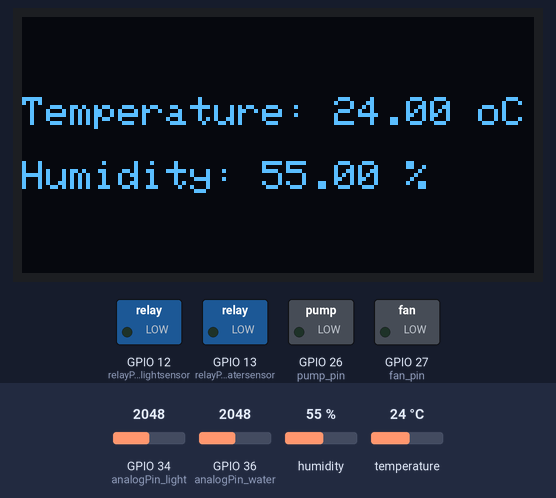
Bench run of a sketch on a simulated ESP32. Shown: 128×64 one-colour display, switched loads named in the sketch (green lamp = pin HIGH). The inputs (shaded band) are chosen by the test bench; at power-on: temperature 24 °C, GPIO 36 (analogPin_water) = 2048, GPIO 34 (analogPin_light) = 2048, humidity 55 %. The display library's start-up logo is not drawn; what the sketch prints to the serial monitor is not drawn.

Above: at 3.2 s.
3.3 s: temperature set to 32.7 °C
At 7.9 s:
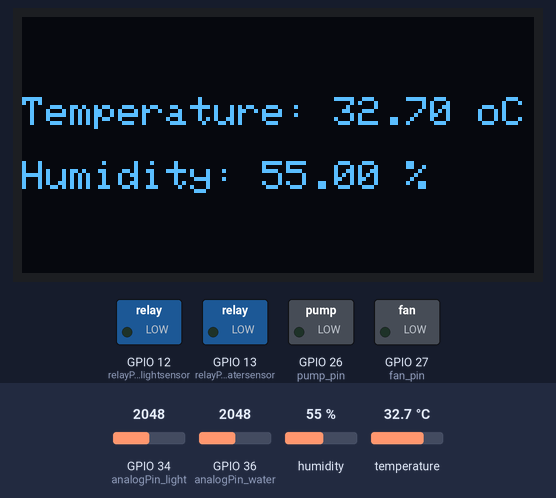
8.9 s: temperature set to 33.7 °C
At 13.0 s:
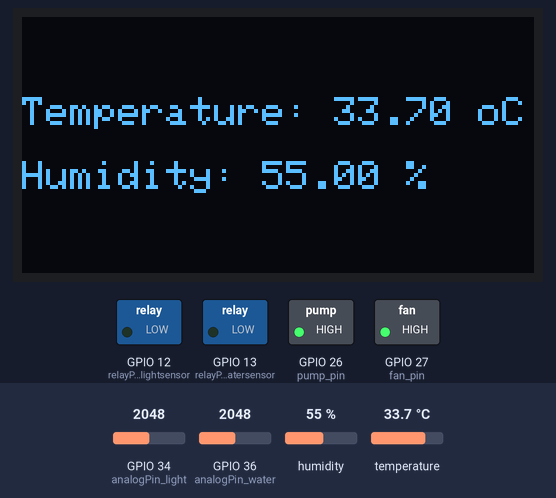
14.5 s: GPIO 36 (analogPin_water) set to 636
23.2 s: GPIO 36 (analogPin_water) set to 568
At 32.8 s:
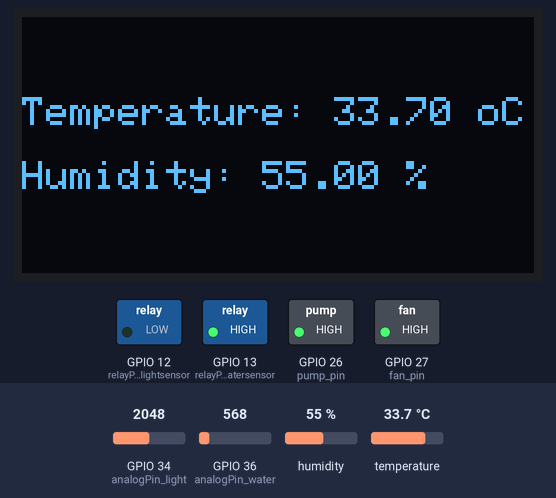
33.5 s: GPIO 34 (analogPin_light) set to 2784
43.2 s: GPIO 34 (analogPin_light) set to 2908
At 52.6 s:
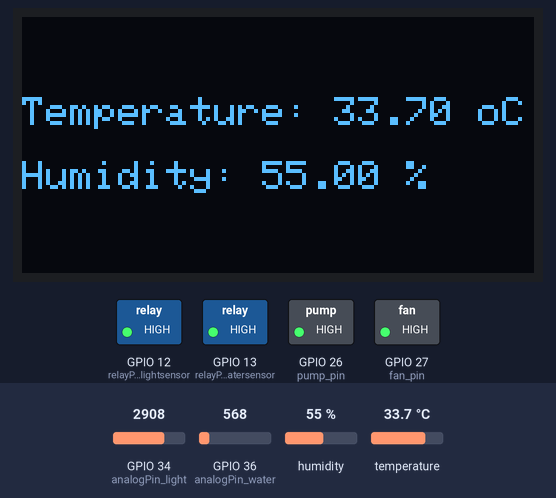
Timing chart, 0 to 54.1 s (numbered marks = the images above; inputs shaded):
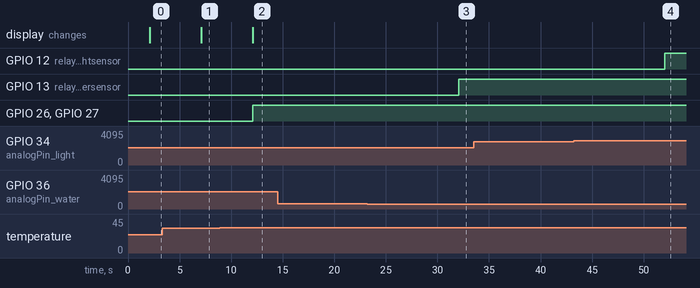

Measured:
- the behaviour switches between 33 and 33.1 °C on temperature (found by bisection; images 1 and 2)
- the behaviour switches between 600 and 599 on GPIO 36 (analogPin_water) (found by bisection; images 2 and 3)
- the behaviour switches between 2839 and 2840 on GPIO 34 (analogPin_light) (found by bisection; images 3 and 4)
- after the input at 3.3 s, the display: changes after 3.8 s (image 1)
- after the input at 8.9 s, GPIO 26 (pump_pin), GPIO 27 (fan_pin): LOW → HIGH after 3.2 s; the display: changes after 3.2 s (image 2)
- after the input at 14.5 s, every drawn part: stays the same
- after the input at 23.2 s, GPIO 13 (relayPin_watersensor): LOW → HIGH after 8.9 s
- after the input at 33.5 s, every drawn part: stays the same
- after the input at 43.2 s, GPIO 12 (relayPin_lightsensor): LOW → HIGH after 8.9 s

The sketch:

codefinal.ino
```cpp
#include <DHT.h>
#include <Wire.h>
#include <Adafruit_GFX.h>
#include <Adafruit_SSD1306.h>
//#include <semphr.h> // Include FreeRTOS semaphore library

#define analogPin_water A0
#define analogPin_light 34
const int relayPin_watersensor = 13;
const int relayPin_lightsensor = 12;
#define SCREEN_WIDTH 128
#define SCREEN_HEIGHT 64
#define OLED_RESET -1
#define SCREEN_ADDRESS 0x3C
#define dht_pin 25      // Chân kết nối của cảm biến DHT22
#define dht_type DHT22  // Loại cảm biến DHT22
#define pump_pin 26
#define fan_pin 27

DHT dht(dht_pin, dht_type);
Adafruit_SSD1306 display(SCREEN_WIDTH, SCREEN_HEIGHT, &Wire, OLED_RESET);

struct DHTData {
  float temperature;
  float humidity;
};

QueueHandle_t queueSensor;
QueueHandle_t dhtQueue;
SemaphoreHandle_t waterSemaphore; // Declare semaphore handle
SemaphoreHandle_t dhtMutex; // Declare mutex handle

void watersensorTask(void *pvParameters);
void lightsensorTask(void *pvParameters);
void readDHTTask(void *pvParameters);
void displayDHTTask(void *pvParameters);

void setup() {
  Serial.begin(115200);
  pinMode(relayPin_watersensor, OUTPUT);
  pinMode(relayPin_lightsensor, OUTPUT);
  // Khởi tạo cảm biến DHT22
  dht.begin();
  pinMode(pump_pin, OUTPUT);
  pinMode(fan_pin, OUTPUT);

  if (!display.begin(SSD1306_SWITCHCAPVCC, SCREEN_ADDRESS)) {
    Serial.println(F("SSD1306 allocation failed"));
    for (;;);
  }

  display.display();
  delay(2000);
  display.clearDisplay();

  queueSensor = xQueueCreate(120, sizeof(int)); // Correct type size
  dhtQueue = xQueueCreate(100, sizeof(DHTData)); // Instantiate dhtQueue
  waterSemaphore = xSemaphoreCreateBinary(); // Create semaphore
  dhtMutex = xSemaphoreCreateMutex(); // Create mutex
  xSemaphoreGive(waterSemaphore); // Initialize semaphore to be available

  if (queueSensor != NULL && dhtQueue != NULL && waterSemaphore != NULL && dhtMutex != NULL) {
    xTaskCreate(watersensorTask, "watersensor Task", 1000, NULL, 3, NULL);
    xTaskCreate(lightsensorTask, "lightsensor Task", 1000, NULL, 2, NULL);
    xTaskCreate(readDHTTask, "ReadDHTTask", 2048, NULL, 1, NULL);
    xTaskCreate(displayDHTTask, "DisplayDHTTask", 2048, NULL, 1, NULL);
  }
}
// Hàm watersensorTask chứa nội dung của Task tương ứng
void watersensorTask(void *pvParameters) {
  while (1) {
    int sensorValue = analogRead(analogPin_water);
    int percent = map(sensorValue, 0, 4000, 0, 100);

    Serial.print("Water Level: ");
    Serial.print(sensorValue);
    Serial.print(" - Percentage: ");
    Serial.println(percent);

    if (percent < 15) {
      if (xSemaphoreTake(waterSemaphore, portMAX_DELAY) == pdTRUE) {
        digitalWrite(relayPin_watersensor, HIGH);
        Serial.println("Water system activated.");
        xSemaphoreGive(waterSemaphore); // Release semaphore
      }
    } else {
      if (xSemaphoreTake(waterSemaphore, portMAX_DELAY) == pdTRUE) {
        digitalWrite(relayPin_watersensor, LOW);
        Serial.println("Water system deactivated.");
        xSemaphoreGive(waterSemaphore); // Release semaphore
      }
    }

    // Send relay state to queue
    if (xQueueSend(queueSensor, &relayPin_watersensor, portMAX_DELAY) != pdPASS) {
      Serial.println("Water: Queue is full.");
    }
    vTaskDelay(pdMS_TO_TICKS(10000));
  }
}

// Hàm lightsensorTask chứa nội dung của Task tương ứng
void lightsensorTask(void *pvParameters) {
  while (1) {
    int sensorValue = analogRead(analogPin_light);
    int percent = 100 - map(sensorValue, 0, 4000, 0, 100);

    Serial.print("Light Level: ");
    Serial.print(sensorValue);
    Serial.print(" - Percentage: ");
    Serial.println(percent);

    if (percent < 30) {
      digitalWrite(relayPin_lightsensor, HIGH);
    } else {
      digitalWrite(relayPin_lightsensor, LOW);
    }

    // Send relay state to queue
    if (xQueueSend(queueSensor, &relayPin_lightsensor, portMAX_DELAY) != pdPASS) {
      Serial.println("Light: Queue is full.");
    }
    vTaskDelay(pdMS_TO_TICKS(10000));
  }
}

// Hàm readDHTTask chứa nội dung của Task tương ứng
void readDHTTask(void *pvParameters) {
  (void)pvParameters;

  for (;;) {
    // Attempt to take the mutex before accessing the DHT sensor
    if (xSemaphoreTake(dhtMutex, portMAX_DELAY) == pdTRUE) {
      // Đọc nhiệt độ và độ ẩm từ cảm biến DHT22
      float temperature = dht.readTemperature();
      float humidity = dht.readHumidity();

      // Tạo cấu trúc DHTData
      DHTData data;
      data.temperature = temperature;
      data.humidity = humidity;

      // Gửi dữ liệu vào Queue
      if (xQueueSend(dhtQueue, &data, portMAX_DELAY) != pdPASS) {
        Serial.println("Failed to send data to queue");
      }

      //so sánh nhiệt độ bật quạt & máy bơm
      if (temperature > 33) {
        digitalWrite(pump_pin, HIGH);
        digitalWrite(fan_pin, HIGH);
      } else {
        digitalWrite(pump_pin, LOW);
        digitalWrite(fan_pin, LOW);
      }

      Serial.print("Temperature: ");
      Serial.print(data.temperature);
      Serial.print(" oC");
      Serial.println(" ");
      Serial.print("Humidity: ");
      Serial.print(data.humidity);
      Serial.println(" %");

      // Release the mutex after accessing the DHT sensor
      xSemaphoreGive(dhtMutex);
    }

    // Delay để tránh việc đọc dữ liệu quá nhanh và gây quá tải
    vTaskDelay(pdMS_TO_TICKS(5000));
  }
}

// Task to display DHT data
void displayDHTTask(void *pvParameters) {
  (void)pvParameters;

  for (;;) {
    DHTData data;

    // Nhận dữ liệu từ Queue
    if (xQueueReceive(dhtQueue, &data, portMAX_DELAY) == pdPASS) {
      display.clearDisplay();
      display.setTextSize(1);
      display.setTextColor(SSD1306_WHITE);
      display.setCursor(0, 20);

      display.print("Temperature: ");
      display.print(data.temperature);
      display.print(" oC");
      display.println(" ");
      display.print("Humidity: ");
      display.print(data.humidity);
      display.println(" %");
      display.display();
    }
  }
}

void loop() {
  // Không cần nội dung trong loop() khi sử dụng FreeRTOS
}
```
